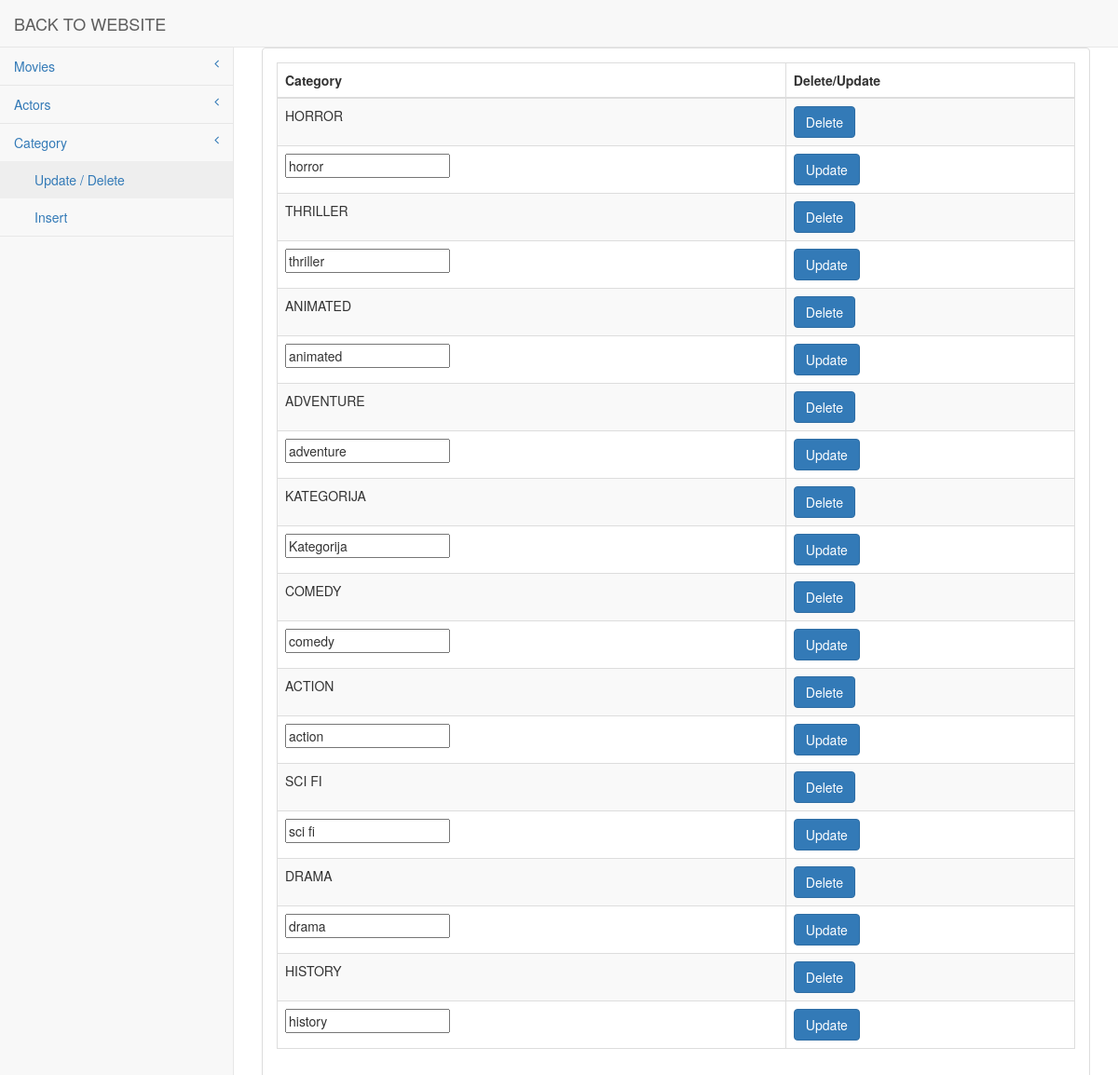
Screenshot of /admin/index.php?page=categoryC (signed in) with the database file from the repository.
### tables this page shows
CREATE TABLE `category` (
  `id` int(11) NOT NULL,
  `name` varchar(255) NOT NULL
);

### models/Category.php (called while the page is built, shortened)
<?php
    class Category
    {
       public function all()
       {
            $con = DB::getInstance()->getConnection();
            return $con->query("select * from category")->fetchAll();
       }
    }

### admin/views/category_combo.php (the view, shortened to what this page needs)
<?php
    include_once('../models/Category.php');
    $category = new Category();
    $categories = $category->all();
?>
<div id="page-wrapper">
            <div class="row">
                <div class="col-lg-12">
                    <div class="panel panel-default">
                        <div class="panel-body">
                            <table width="100%" class="table table-striped table-bordered table-hover" id="dataTables-example">
                                <thead>
                                    <tr>
                                        <th>Category</th>
                                        <th>Delete/Update</th>
                                    </tr>
                                </thead>
                                <tbody>
                                    <?php foreach($categories as $c): ?>
                                    <tr>
                                        <td><?= strtoupper($c->name) ?></td>
                                        <td>
                                        <form action="../php/category_delete.php" method="POST">
                                        <button class="btn btn-primary" type="submit" name="delC">Delete</button>
                                        </form>
                                        </td>
                                    </tr>
                                    <tr>
                                    <form action="../php/category_update.php" method="POST">
                                        <td><input type="text" name="txt" value="<?= $c->name ?>"></td>
                                        <td><button class="btn btn-primary" type="submit" name="update">Update</button></td>
                                    </form>
                                    </tr>
                                    <?php endforeach; ?>
                                </tbody>
                            </table>
                        </div>
                    </div>
                </div>
            </div>
</div>

### rows the page displays
category: name "HORROR", txt "horror"
category: name "THRILLER", txt "thriller"
category: name "ANIMATED", txt "animated"
category: name "ADVENTURE", txt "adventure"
category: name "KATEGORIJA", txt "Kategorija"
category: name "COMEDY", txt "comedy"
category: name "ACTION", txt "action"
category: name "SCI FI", txt "sci fi"
category: name "DRAMA", txt "drama"
category: name "HISTORY", txt "history"
